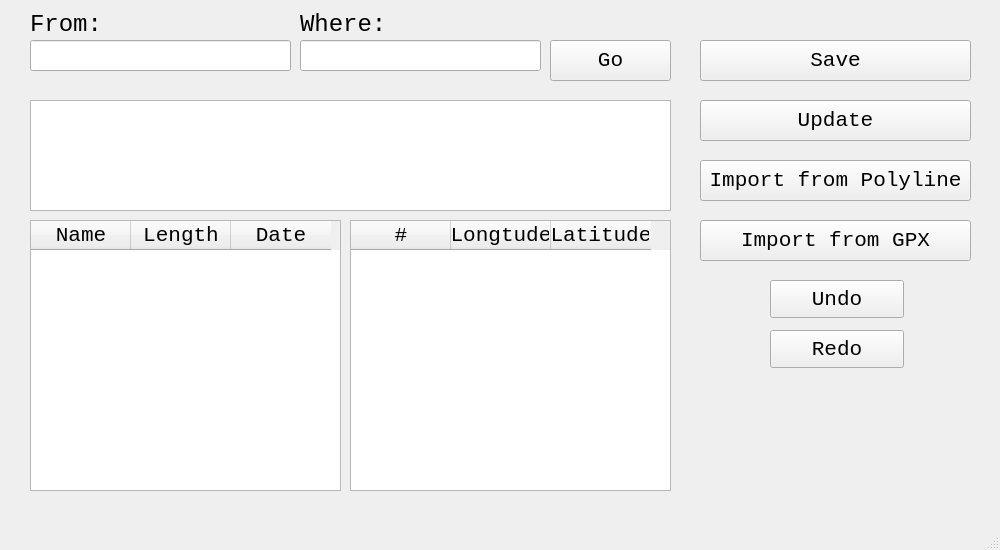
<?xml version="1.0" encoding="UTF-8"?>
<ui version="4.0">
 <class>MainWindow</class>
 <widget class="QMainWindow" name="MainWindow">
  <property name="geometry">
   <rect>
    <x>0</x>
    <y>0</y>
    <width>1000</width>
    <height>550</height>
   </rect>
  </property>
  <property name="minimumSize">
   <size>
    <width>1000</width>
    <height>550</height>
   </size>
  </property>
  <property name="windowTitle">
   <string>Polyline Editor</string>
  </property>
  <widget class="QWidget" name="centralwidget">
   <widget class="QLineEdit" name="from">
    <property name="geometry">
     <rect>
      <x>30</x>
      <y>40</y>
      <width>261</width>
      <height>31</height>
     </rect>
    </property>
   </widget>
   <widget class="QLineEdit" name="where">
    <property name="geometry">
     <rect>
      <x>300</x>
      <y>40</y>
      <width>241</width>
      <height>31</height>
     </rect>
    </property>
   </widget>
   <widget class="QLabel" name="label">
    <property name="geometry">
     <rect>
      <x>30</x>
      <y>10</y>
      <width>131</width>
      <height>30</height>
     </rect>
    </property>
    <property name="font">
     <font>
      <family>Courier New</family>
      <pointsize>18</pointsize>
     </font>
    </property>
    <property name="text">
     <string>From:</string>
    </property>
   </widget>
   <widget class="QLabel" name="label_2">
    <property name="geometry">
     <rect>
      <x>300</x>
      <y>10</y>
      <width>131</width>
      <height>30</height>
     </rect>
    </property>
    <property name="font">
     <font>
      <family>Courier New</family>
      <pointsize>18</pointsize>
     </font>
    </property>
    <property name="text">
     <string>Where:</string>
    </property>
   </widget>
   <widget class="QTableWidget" name="points">
    <property name="geometry">
     <rect>
      <x>350</x>
      <y>220</y>
      <width>321</width>
      <height>271</height>
     </rect>
    </property>
    <property name="font">
     <font>
      <family>Courier New</family>
      <pointsize>16</pointsize>
     </font>
    </property>
    <column>
     <property name="text">
      <string>#</string>
     </property>
     <property name="font">
      <font>
       <family>Courier New</family>
       <pointsize>16</pointsize>
      </font>
     </property>
    </column>
    <column>
     <property name="text">
      <string>Longtude</string>
     </property>
     <property name="font">
      <font>
       <family>Courier New</family>
       <pointsize>16</pointsize>
      </font>
     </property>
    </column>
    <column>
     <property name="text">
      <string>Latitude</string>
     </property>
     <property name="font">
      <font>
       <family>Courier New</family>
       <pointsize>16</pointsize>
      </font>
     </property>
    </column>
   </widget>
   <widget class="QPushButton" name="redo">
    <property name="geometry">
     <rect>
      <x>770</x>
      <y>330</y>
      <width>134</width>
      <height>38</height>
     </rect>
    </property>
    <property name="font">
     <font>
      <family>Courier New</family>
      <pointsize>16</pointsize>
     </font>
    </property>
    <property name="text">
     <string>Redo</string>
    </property>
   </widget>
   <widget class="QPushButton" name="undo">
    <property name="geometry">
     <rect>
      <x>770</x>
      <y>280</y>
      <width>134</width>
      <height>38</height>
     </rect>
    </property>
    <property name="font">
     <font>
      <family>Courier New</family>
      <pointsize>16</pointsize>
     </font>
    </property>
    <property name="text">
     <string>Undo</string>
    </property>
   </widget>
   <widget class="QTextEdit" name="text">
    <property name="geometry">
     <rect>
      <x>30</x>
      <y>100</y>
      <width>641</width>
      <height>111</height>
     </rect>
    </property>
   </widget>
   <widget class="QPushButton" name="go">
    <property name="geometry">
     <rect>
      <x>550</x>
      <y>40</y>
      <width>121</width>
      <height>41</height>
     </rect>
    </property>
    <property name="font">
     <font>
      <family>Courier New</family>
      <pointsize>16</pointsize>
     </font>
    </property>
    <property name="text">
     <string>Go</string>
    </property>
   </widget>
   <widget class="QPushButton" name="import_gpx">
    <property name="geometry">
     <rect>
      <x>700</x>
      <y>220</y>
      <width>271</width>
      <height>41</height>
     </rect>
    </property>
    <property name="font">
     <font>
      <family>Courier New</family>
      <pointsize>16</pointsize>
     </font>
    </property>
    <property name="text">
     <string>Import from GPX</string>
    </property>
   </widget>
   <widget class="QPushButton" name="import_poly">
    <property name="geometry">
     <rect>
      <x>700</x>
      <y>160</y>
      <width>271</width>
      <height>41</height>
     </rect>
    </property>
    <property name="font">
     <font>
      <family>Courier New</family>
      <pointsize>16</pointsize>
     </font>
    </property>
    <property name="text">
     <string>Import from Polyline</string>
    </property>
   </widget>
   <widget class="QPushButton" name="save">
    <property name="geometry">
     <rect>
      <x>700</x>
      <y>40</y>
      <width>271</width>
      <height>41</height>
     </rect>
    </property>
    <property name="font">
     <font>
      <family>Courier New</family>
      <pointsize>16</pointsize>
     </font>
    </property>
    <property name="text">
     <string>Save</string>
    </property>
   </widget>
   <widget class="QPushButton" name="update">
    <property name="geometry">
     <rect>
      <x>700</x>
      <y>100</y>
      <width>271</width>
      <height>41</height>
     </rect>
    </property>
    <property name="font">
     <font>
      <family>Courier New</family>
      <pointsize>16</pointsize>
     </font>
    </property>
    <property name="text">
     <string>Update</string>
    </property>
   </widget>
   <widget class="QTableWidget" name="routes">
    <property name="geometry">
     <rect>
      <x>30</x>
      <y>220</y>
      <width>311</width>
      <height>271</height>
     </rect>
    </property>
    <property name="font">
     <font>
      <family>Courier New</family>
      <pointsize>16</pointsize>
     </font>
    </property>
    <column>
     <property name="text">
      <string>Name</string>
     </property>
     <property name="font">
      <font>
       <family>Courier New</family>
       <pointsize>16</pointsize>
      </font>
     </property>
    </column>
    <column>
     <property name="text">
      <string>Length</string>
     </property>
     <property name="font">
      <font>
       <family>Courier New</family>
       <pointsize>16</pointsize>
      </font>
     </property>
    </column>
    <column>
     <property name="text">
      <string>Date</string>
     </property>
     <property name="font">
      <font>
       <family>Courier New</family>
       <pointsize>16</pointsize>
      </font>
     </property>
    </column>
   </widget>
  </widget>
  <widget class="QStatusBar" name="statusbar"/>
 </widget>
 <resources/>
 <connections/>
</ui>
